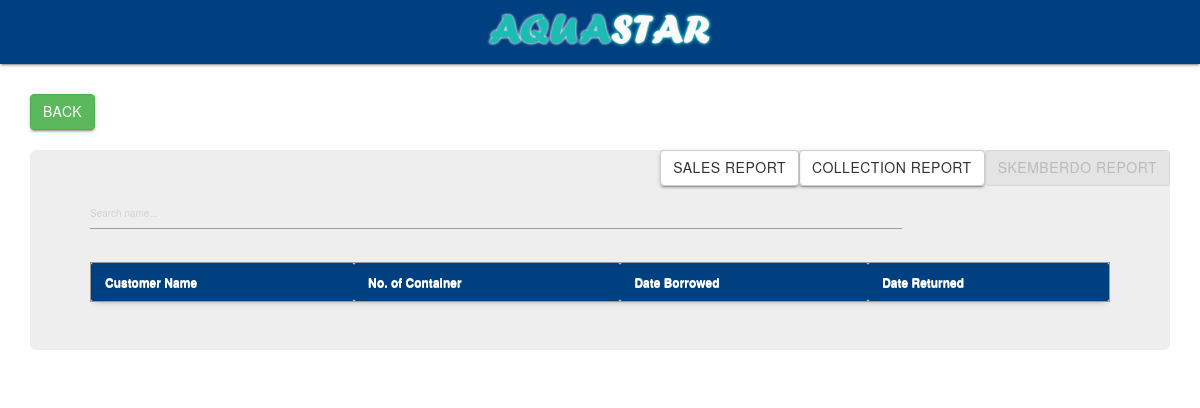
Page /main/brwreport.php on the earlier database version.
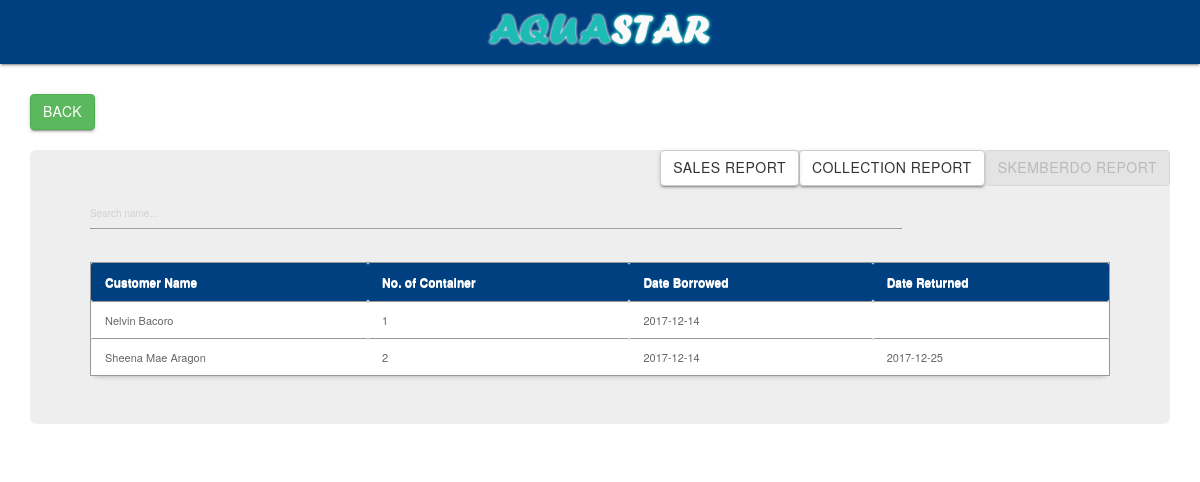
Same page on the later database version.
### tables this page shows
CREATE TABLE `borrow` (
  `borrow_id` int(11) NOT NULL AUTO_INCREMENT,
  `customer_id` int(11) NOT NULL,
  `gal_qty` int(10) NOT NULL,
  `dateB` date NOT NULL,
  `daeR` date DEFAULT NULL,
  `gal_name` varchar(30) DEFAULT NULL,
  PRIMARY KEY (`borrow_id`)
);

CREATE TABLE `customer` (
  `customer_id` int(11) NOT NULL AUTO_INCREMENT,
  `customer_name` varchar(100) NOT NULL,
  `customer_Fname` varchar(30) NOT NULL,
  `address` varchar(100) NOT NULL,
  `address2` varchar(255) DEFAULT NULL,
  `contact` varchar(100) NOT NULL,
  `membership_number` varchar(100) NOT NULL,
  `order_qty` int(100) NOT NULL,
  `cdate` date NOT NULL,
  PRIMARY KEY (`customer_id`)
);

### main/brwreport.php (the view, shortened to what this page needs)
<html>
<head>
	<link rel="stylesheet" href="../css/materialize.min.css">
<link rel="stylesheet" href="../css/bootstrap.min.css">
<link href="../style01.css" media="screen" rel="stylesheet" type="text/css" />
<link href="src/facebox.css" media="screen" rel="stylesheet" type="text/css" />
</head>
<body>
<nav>
<div class="nav-wrapper">
<center>
	<a rel="facebox" href="#"><img src="aqrlogo.png" style="width:250px; height:60px" /></a>
</center>
</div>
</nav>
<p>
<div class="container">
		<br>
<a href="index.php" class="btn btn-success btn-xs-2x" style="float: none;">Back</a>
<br>
<br>
<a href="brwreport.php" class="btn btn-default" style="float: right;" disabled>skemberdo report</a>
<a href="collection.php?d1=0&d2=0" class="btn btn-default" style="float: right;" >collection report</a>
<a href="salesreport.php?d1=0&d2=0" class="btn btn-default" style="float: right;">sales report</a>
<div class="jumbotron">
<input style="width:812px" type="text" name="filter" value="" id="filter" placeholder="Search name..." autocomplete="off" />
<table id="resultTable" data-responsive="table">
	<thead>
		<tr>
			<th> Customer Name </th>
			<th> No. of Container </th>
			<th> Date Borrowed </th>
			<th> Date Returned </th>
		</tr>
	</thead>
	<tbody>
			<?php
				include('../connect.php');
                $result = $db->prepare("SELECT * FROM borrow b
                                            LEFT JOIN customer c ON c.customer_id = b.customer_id
                                            ORDER BY daeR ASC, borrow_id DESC");
				$result->execute();
				for($i=0; $row = $result->fetch(); $i++){
			?>
			<tr class="record">
			<td><?php echo $row['customer_name']; ?></td>
			<td><?php echo $row['gal_qty']; ?></td>
			<td><?php echo $row['dateB']; ?></td>
			<td><?php echo $row['daeR']; ?></td></tr>
			<?php
				}
			?>
	</tbody>
</table>
</div>
</div>
</body>
</html>

Differences in the rows shown:
added borrow: customer.customer_name "Nelvin Bacoro", gal_qty "1", dateB "2017-12-14"
added borrow: customer.customer_name "Sheena Mae Aragon", gal_qty "2", dateB "2017-12-14", daeR "2017-12-25"
